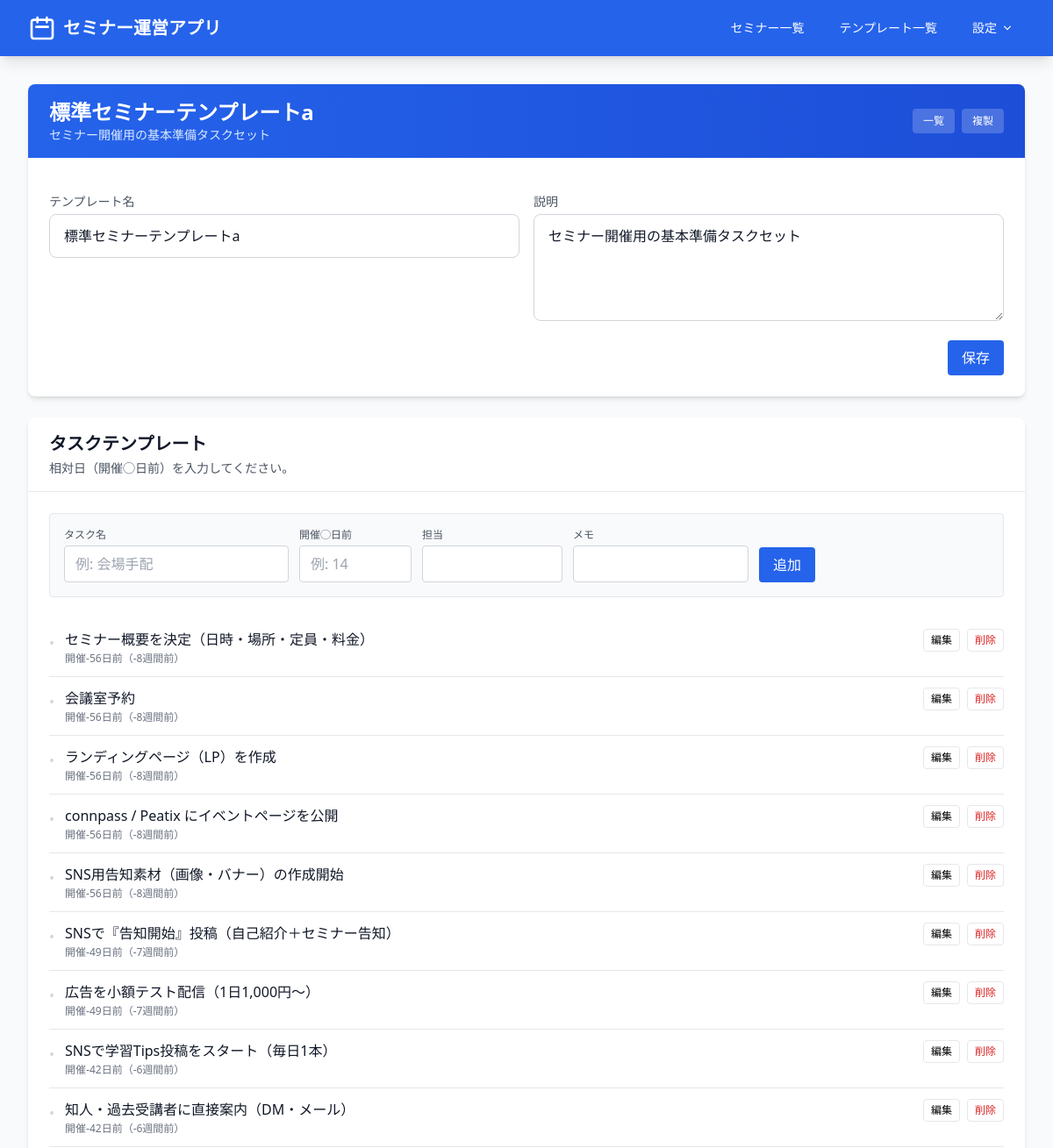
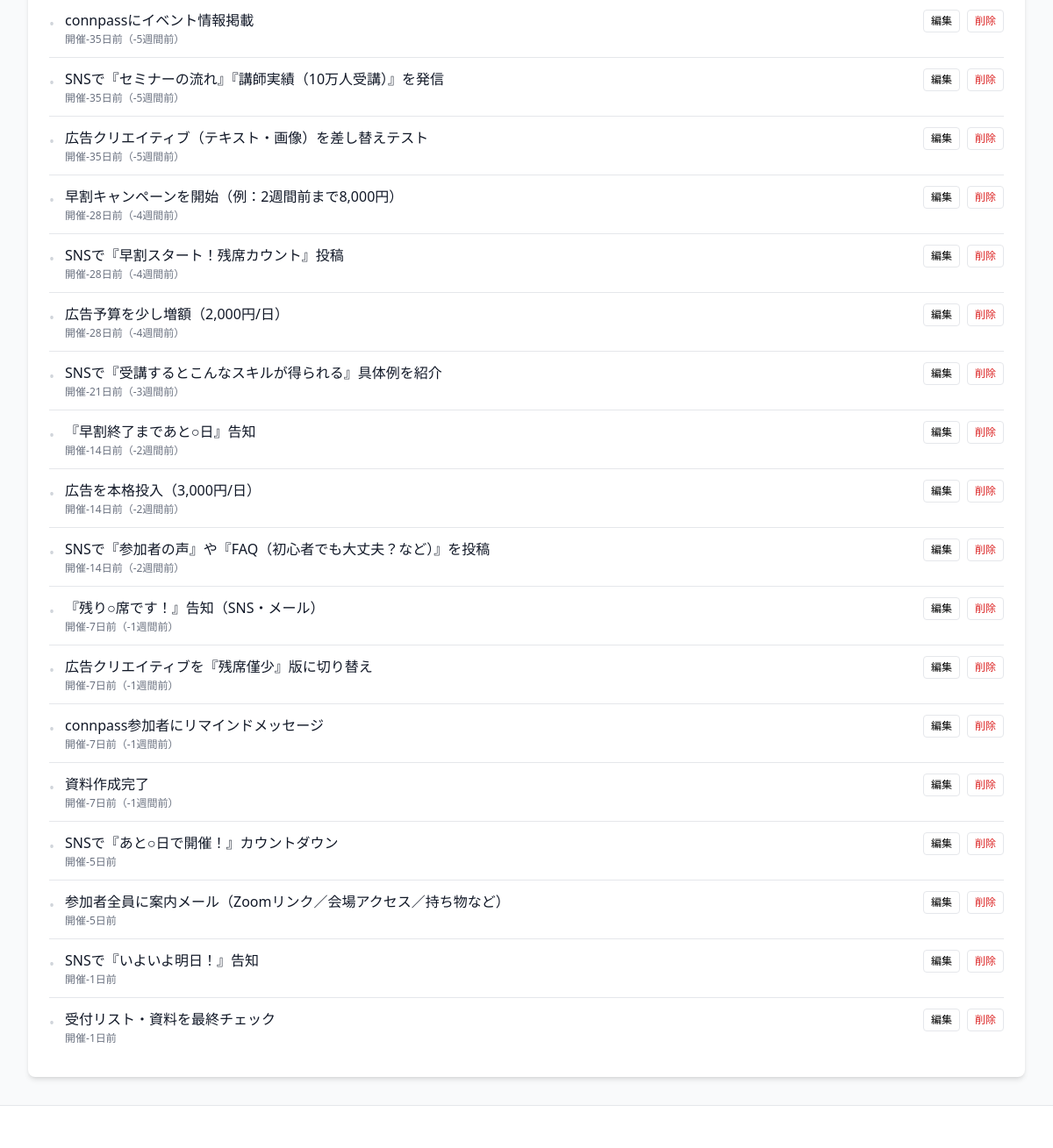
The app's page /seminars/templates/1/update/ (signed in) with its own data (2 pictures, top to bottom).
### seminar/models.py (models this page shows, shortened)
class PreparationTemplate(models.Model):
    name = models.CharField(max_length=100)
    description = models.TextField(blank=True)
    created_at = models.DateTimeField(auto_now_add=True)
    class Meta:
        db_table = "preparation_template"

class PreparationTaskTemplate(models.Model):
    template = models.ForeignKey(PreparationTemplate, related_name="tasks", on_delete=models.CASCADE)
    name = models.CharField(max_length=200)
    relative_days_before = models.IntegerField(null=True, blank=True)  # 開催日からの相対日
    default_assignee = models.CharField(max_length=100, blank=True)
    default_notes = models.TextField(blank=True)
    @property
    def when_display(self) -> str:
        n = self.relative_days_before
        if n is None:
            return "未設定"
        absn = abs(n)
        weeks = absn // 7
        days = absn % 7
        if weeks > 0 and days > 0:
            w = -weeks if n < 0 else weeks
            d = -days if n < 0 else days
            return f"{n}日前（{w}週間{d}日前）"
        if weeks > 0 and days == 0:
            w = -weeks if n < 0 else weeks
            return f"{n}日前（{w}週間前）"
        return f"{n}日前"
    class Meta:
        db_table = "preparation_task_template"
        ordering = ["id"]

### seminar/preparation_view.py (the view, shortened to what this page needs)
# urls.py: path("templates/<int:pk>/update/", TemplateUpdateView.as_view(), name="template_update"),
class TemplateUpdateView(LoginRequiredMixin, UpdateView):
    model = PreparationTemplate
    form_class = PreparationTemplateForm
    template_name = "preparation/template_form.html"
    success_url = reverse_lazy("seminar:template_list")
    def get_context_data(self, **kwargs: Any) -> Dict[str, Any]:
        context: Dict[str, Any] = super().get_context_data(**kwargs)
        obj = getattr(self, "object", None) or self.get_object()
        tasks = PreparationTaskTemplate.objects.filter(template=obj).order_by("id")
        context["tasks"] = tasks
        return context

### seminar/forms.py
class PreparationTemplateForm(forms.ModelForm):
    class Meta:
        model = PreparationTemplate
        fields = ["name", "description"]
        widgets = {
            "name": forms.TextInput(attrs={
                "class": "w-full px-4 py-3 border border-gray-300 rounded-lg bg-white text-gray-900 placeholder-gray-400 focus:outline-none focus:ring-2 focus:ring-primary-500 focus:border-primary-500",
                "placeholder": "例: 新規セミナーテンプレート",
            }),
            "description": forms.Textarea(attrs={
                "class": "w-full px-4 py-3 border border-gray-300 rounded-lg bg-white text-gray-900 placeholder-gray-400 focus:outline-none focus:ring-2 focus:ring-primary-500 focus:border-primary-500",
                "placeholder": "テンプレートの用途や注意点を記載（任意）",
                "rows": 4,
            }),
        }

### templates/preparation/template_form.html (shortened to what this page needs)
{% extends 'base.html' %}
{% load static %}
{% block content %}
<div class="max-w-7xl mx-auto" data-template-id="{{ object.id }}">
  <div class="bg-white rounded-lg shadow-md mb-6">
    <div class="bg-gradient-to-r from-primary-600 to-primary-700 px-6 py-4 rounded-t-lg">
      <div class="flex justify-between items-center gap-4">
        <div class="min-w-0">
          <h1 class="text-2xl font-bold text-white truncate">{{ object.name|default:'新規テンプレート' }}</h1>
          {% if object.description %}
            <p class="text-primary-100 text-sm truncate">{{ object.description }}</p>
          {% endif %}
        </div>
        <div class="flex items-center gap-2 shrink-0">
          <a href="{% url 'seminar:template_list' %}" class="bg-white/20 hover:bg-white/30 text-white px-3 py-1.5 rounded text-xs font-medium">一覧</a>
          {% if object.pk %}
            <form action="{% url 'seminar:template_copy' object.pk %}" method="post">
              <button class="bg-white/20 hover:bg-white/30 text-white px-3 py-1.5 rounded text-xs font-medium">複製</button>
            </form>
          {% endif %}
        </div>
      </div>
    </div>
    <form method="post" class="p-6 space-y-4">
      <div class="grid grid-cols-1 gap-4 md:grid-cols-2">
        <div>
          <label class="block text-sm text-gray-600 mb-1">テンプレート名</label>
          {{ form.name }}
        </div>
        <div>
          <label class="block text-sm text-gray-600 mb-1">説明</label>
          {{ form.description }}
        </div>
      </div>
      <div class="flex justify-end">
        <button type="submit" class="px-4 py-2 bg-primary-600 text-white rounded">保存</button>
      </div>
    </form>
  </div>
  {% if object.pk %}
  <div class="bg-white rounded-lg shadow-md">
    <div class="px-6 py-4 border-b border-gray-200">
      <h2 class="text-xl font-bold text-gray-900">タスクテンプレート</h2>
  <p class="text-gray-600 text-sm mt-1">相対日（開催◯日前）を入力してください。</p>
    </div>
    <div class="p-6">
      <div class="mb-6 bg-gray-50 border border-gray-200 rounded p-4" data-role="task-template-add-form">
        <div class="flex flex-wrap items-end gap-3">
          <div>
            <label class="block text-xs text-gray-600 mb-1">タスク名</label>
            <input type="text" data-field="name" class="px-3 py-2 border border-gray-300 rounded w-64" placeholder="例: 会場手配" maxlength="200">
          </div>
          <div>
            <label class="block text-xs text-gray-600 mb-1">開催◯日前</label>
            <input type="number" data-field="relative_days_before" class="px-3 py-2 border border-gray-300 rounded w-32" placeholder="例: 14">
          </div>
          <div>
            <label class="block text-xs text-gray-600 mb-1">担当</label>
            <input type="text" data-field="default_assignee" class="px-3 py-2 border border-gray-300 rounded w-40">
          </div>
          <div class="flex-1 min-w-[200px]">
            <label class="block text-xs text-gray-600 mb-1">メモ</label>
            <input type="text" data-field="default_notes" class="px-3 py-2 border border-gray-300 rounded w-full">
          </div>
          <div>
            <button type="button" data-role="add" class="bg-primary-600 hover:bg-primary-700 text-white px-4 py-2 rounded">追加</button>
          </div>
        </div>
      </div>
      <ul class="divide-y" data-role="task-template-list">
        {% for t in tasks %}
          <li class="flex items-start gap-3 py-3" data-task-template-id="{{ t.id }}">
            <div class="mt-1 text-gray-300 select-none">•</div>
            <div class="flex-1 min-w-0">
              <div class="flex justify-between items-start">
                <div>
                  <div class="font-medium text-gray-900" data-role="name">{{ t.name }}</div>
                  <div class="text-xs text-gray-500 mt-0.5" data-role="when">開催{{ t.when_display }}</div>
                </div>
                <div class="shrink-0 flex items-center gap-2">
                  <button class="px-2 py-1 text-xs border rounded" data-role="edit">編集</button>
                  <button class="px-2 py-1 text-xs border rounded text-red-600" data-role="delete">削除</button>
                </div>
              </div>
            </div>
          </li>
        {% empty %}
          <li class="py-6 text-gray-500">タスクテンプレートがありません。上のフォームから追加してください。</li>
        {% endfor %}
      </ul>
    </div>
  </div>
  {% endif %}
</div>
{% endblock %}

### records on screen
PreparationTemplate: name "標準セミナーテンプレートa", description "セミナー開催用の基本準備タスクセット"
PreparationTaskTemplate: name "セミナー概要を決定（日時・場所・定員・料金）", when_display "-56日前（-8週間前）"
PreparationTaskTemplate: name "会議室予約", when_display "-56日前（-8週間前）"
PreparationTaskTemplate: name "ランディングページ（LP）を作成", when_display "-56日前（-8週間前）"
PreparationTaskTemplate: name "connpass / Peatix にイベントページを公開", when_display "-56日前（-8週間前）"
PreparationTaskTemplate: name "SNS用告知素材（画像・バナー）の作成開始", when_display "-56日前（-8週間前）"
PreparationTaskTemplate: name "SNSで『告知開始』投稿（自己紹介＋セミナー告知）", when_display "-49日前（-7週間前）"
PreparationTaskTemplate: name "広告を小額テスト配信（1日1,000円〜）", when_display "-49日前（-7週間前）"
PreparationTaskTemplate: name "SNSで学習Tips投稿をスタート（毎日1本）", when_display "-42日前（-6週間前）"
PreparationTaskTemplate: name "知人・過去受講者に直接案内（DM・メール）", when_display "-42日前（-6週間前）"
PreparationTaskTemplate: name "connpassにイベント情報掲載", when_display "-35日前（-5週間前）"
PreparationTaskTemplate: name "SNSで『セミナーの流れ』『講師実績（10万人受講）』を発信", when_display "-35日前（-5週間前）"
PreparationTaskTemplate: name "広告クリエイティブ（テキスト・画像）を差し替えテスト", when_display "-35日前（-5週間前）"
PreparationTaskTemplate: name "早割キャンペーンを開始（例：2週間前まで8,000円）", when_display "-28日前（-4週間前）"
PreparationTaskTemplate: name "SNSで『早割スタート！残席カウント』投稿", when_display "-28日前（-4週間前）"
PreparationTaskTemplate: name "広告予算を少し増額（2,000円/日）", when_display "-28日前（-4週間前）"
PreparationTaskTemplate: name "SNSで『受講するとこんなスキルが得られる』具体例を紹介", when_display "-21日前（-3週間前）"
PreparationTaskTemplate: name "『早割終了まであと○日』告知", when_display "-14日前（-2週間前）"
PreparationTaskTemplate: name "広告を本格投入（3,000円/日）", when_display "-14日前（-2週間前）"
PreparationTaskTemplate: name "SNSで『参加者の声』や『FAQ（初心者でも大丈夫？など）』を投稿", when_display "-14日前（-2週間前）"
PreparationTaskTemplate: name "『残り○席です！』告知（SNS・メール）", when_display "-7日前（-1週間前）"
PreparationTaskTemplate: name "広告クリエイティブを『残席僅少』版に切り替え", when_display "-7日前（-1週間前）"
PreparationTaskTemplate: name "connpass参加者にリマインドメッセージ", when_display "-7日前（-1週間前）"
PreparationTaskTemplate: name "資料作成完了", when_display "-7日前（-1週間前）"
PreparationTaskTemplate: name "SNSで『あと○日で開催！』カウントダウン", when_display "-5日前"
PreparationTaskTemplate: name "参加者全員に案内メール（Zoomリンク／会場アクセス／持ち物など）", when_display "-5日前"
PreparationTaskTemplate: name "SNSで『いよいよ明日！』告知", when_display "-1日前"
PreparationTaskTemplate: name "受付リスト・資料を最終チェック", when_display "-1日前"
